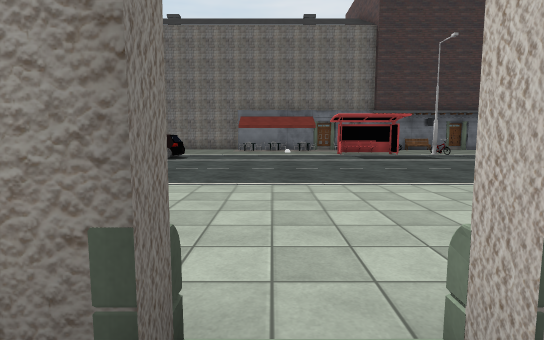
view 1 (above)

24 first-person views from a walk through a Unity game level. The camera is 1.4 m above the floor, tilts 6° down and sees 80° across. The floor is counted in squares, 2 m on a side. Each view is taken from the middle of a square. On the plan, view 1 faces up. The plan holds only what a view shows up to about 10 squares ahead; the rest is blank. The place goes on beyond the plan. The player is left out. Door leaves are left out, so doorways stand open. Some surface patterns are stand-ins.

view 2
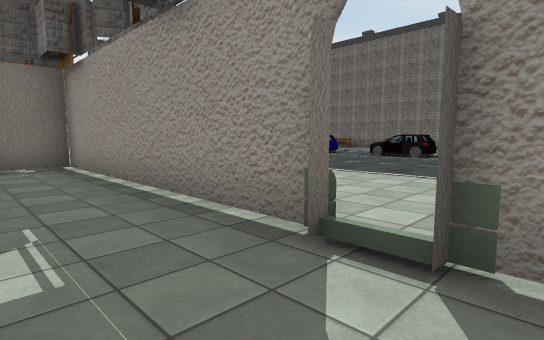

view 3
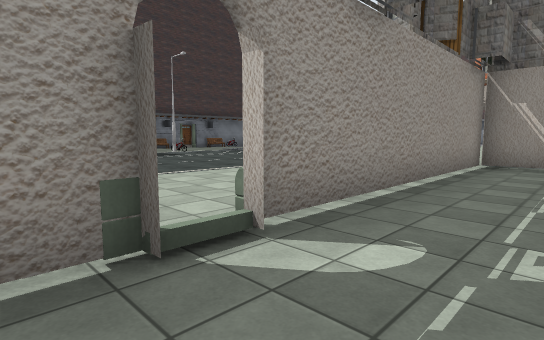

view 4
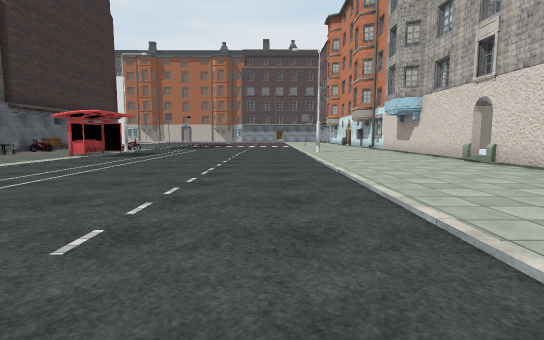

view 5
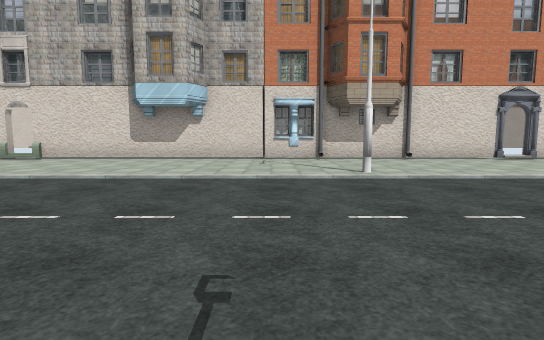

view 6
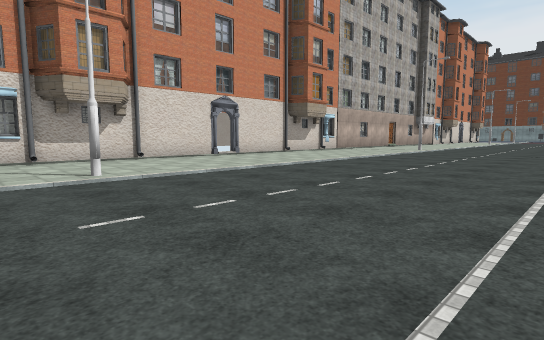

view 7
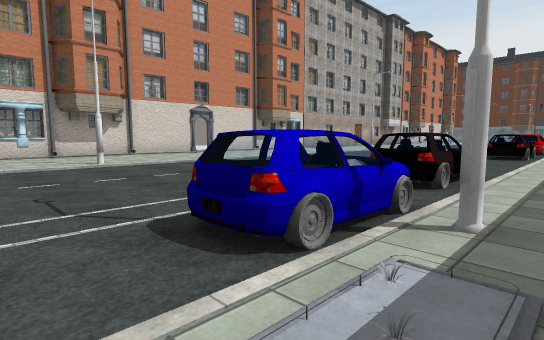

view 8
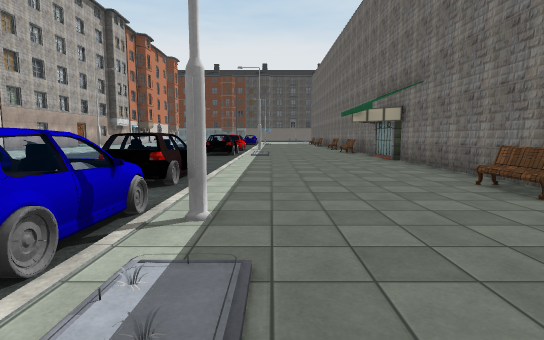

view 9
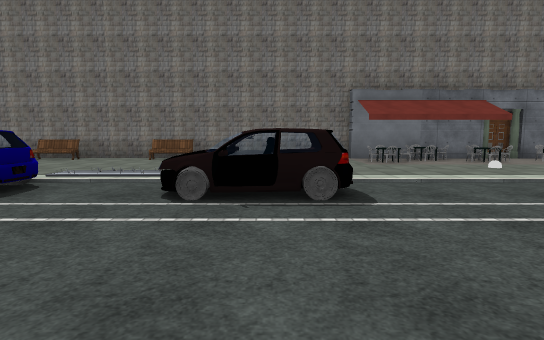

view 10
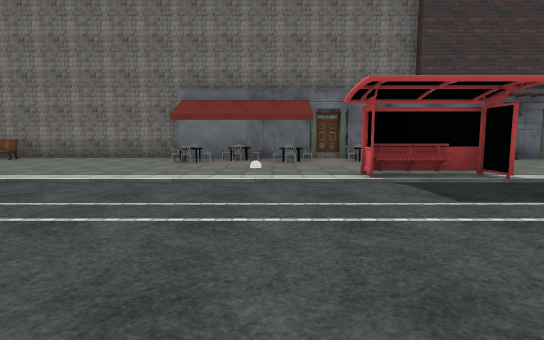

view 11
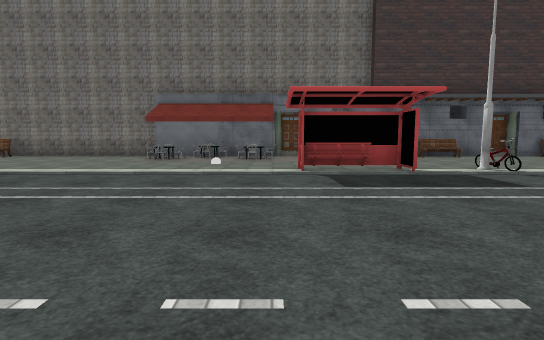

view 12
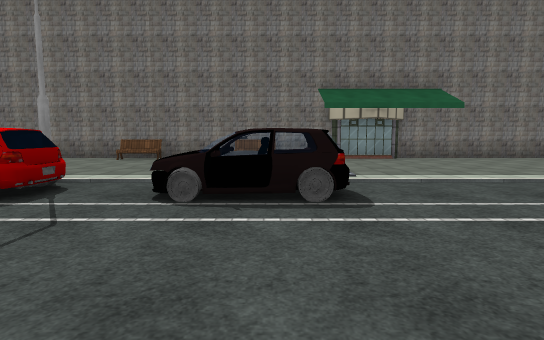

view 13
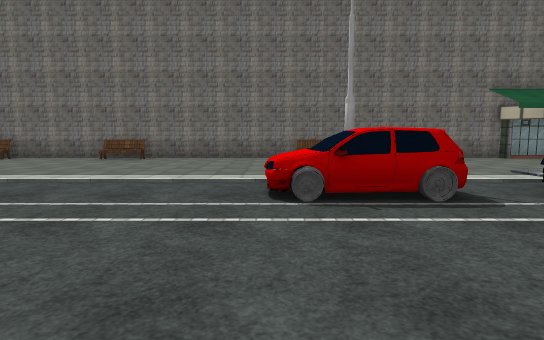

view 14
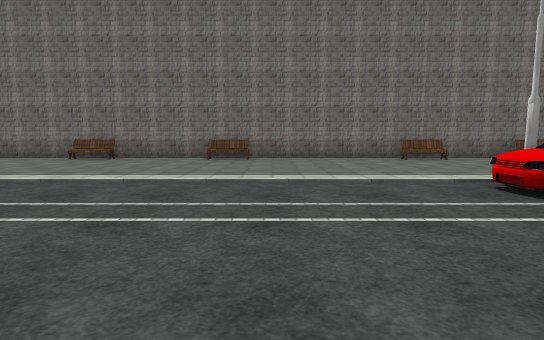

view 15
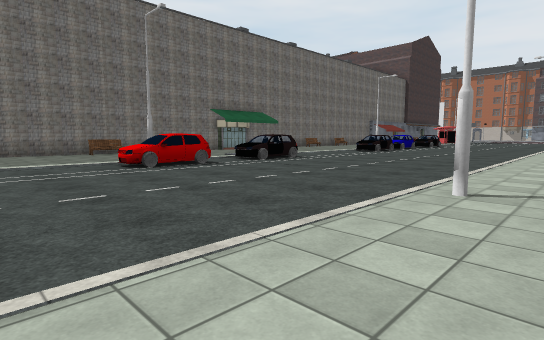

view 16
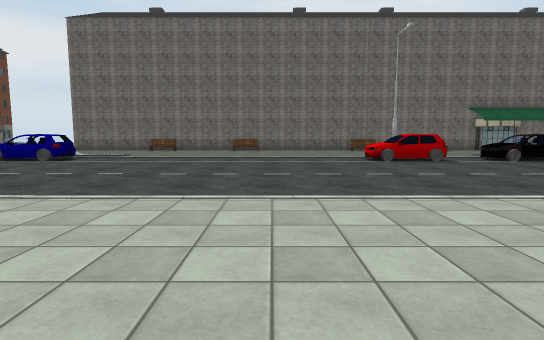

view 17
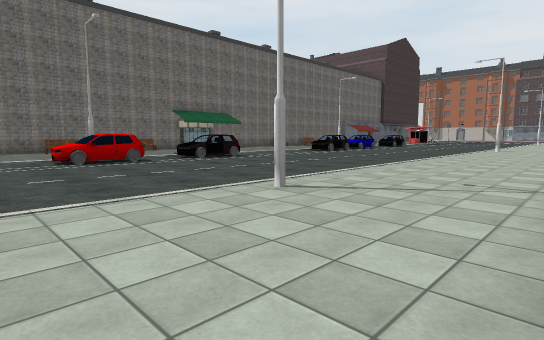

view 18
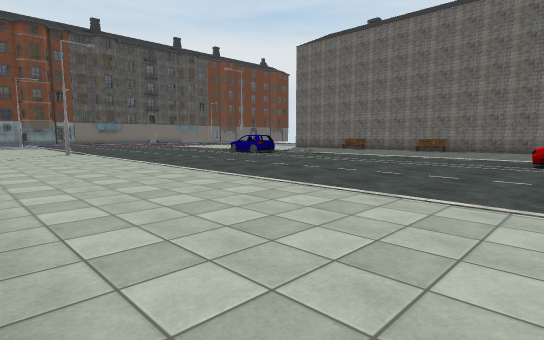

view 19
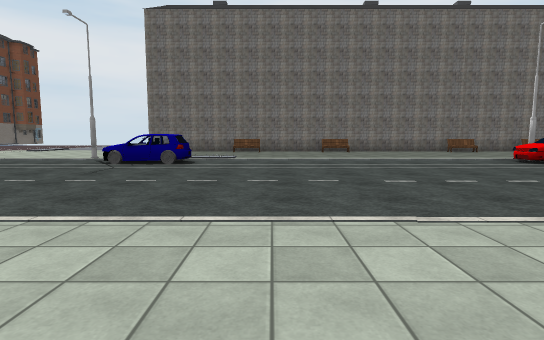

view 20
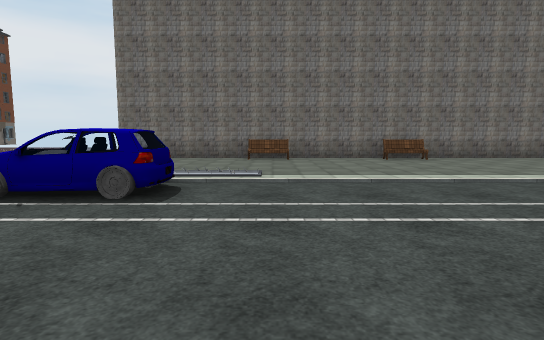

view 21
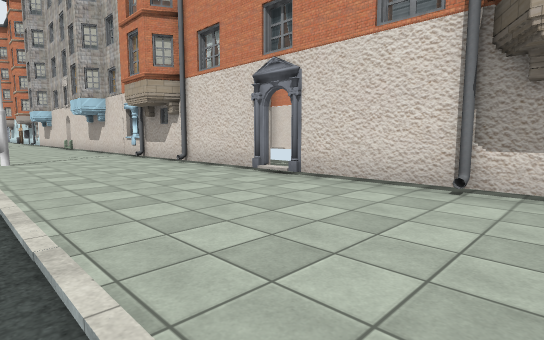

view 22
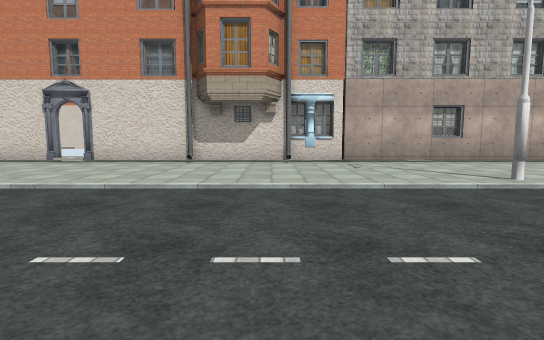

view 23
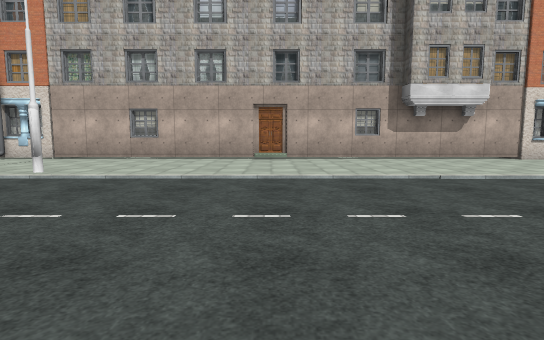

view 24
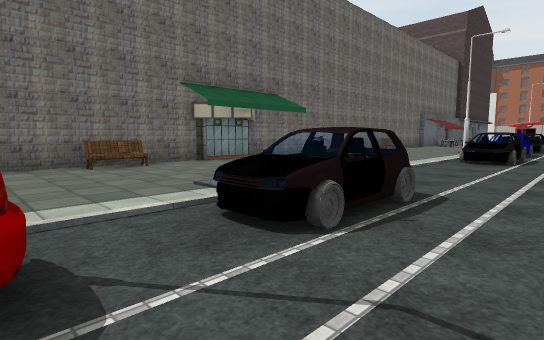

### Floor plan
Points are (right, up) in squares from view 1. A wall is a line through its corners. A room is listed if a view was taken in it or the views show most of it. See-through windows are left out.
Room 1 (views 1, 2, 3)
walls: (7.2, -0.4) (7.2, 0.8) (-6.7, 0.8) (-6.7, -0.4)
ways out: open door at (0, 1) to room 2
Room 2 (views 4, 5, 6, 7, 8, 9, 10, 11, 12, 13, 14, 15, 16, 17, 18, 19, 20, 21, 22, 23, 24)
walls: (-15.2, 16.8) (-15.5, 16.4); (-13.6, 0.8) (-0.1, 0.8); (-17, 16.4) (-17.2, 16.7) (-34.5, 16.7); (-8.2, 0.4) (-7.7, 0.4); (-19.9, 0.4) (-19.4, 0.4) (-19.4, 1.1); (-20.6, 0.4) (-20.1, 0.4); (-1.6, 16.7) (-17, 16.7); (-23.9, 0.4) (-23, 0.4); (0.4, 0.8) (2.1, 0.8); (2.1, 16.4) (-1.7, 16.4); (4, 12.2) (2.6, 12.2) (2.6, 12.5); (3.1, 16.7) (2.3, 16.7); (4.6, 12.5) (2.6, 12.5); (3.9, 16.4) (3.1, 16.4); (-30.1, 0.4) (-29.5, 0.4); (8.5, 16.4) (8, 16.4); (-34.5, 0.8) (-14.2, 0.8)
ways out: open door at (0, 1) to room 1; open door at (-29.5, 17); open door at (-15.5, 17); open door at (-14, 1); open door at (-1.5, 17)
objects: other object (-34, 11); other object (-32, 16); other object (-28, 16); other object (-24, 11) to (-22, 11); other object (-23, 16) to (-22, 16); other object (-20, 11) to (-18, 11); other object (-20, 16) to (-19, 16); other object (-13, 11) to (-11, 11); other object (-10, 16); other object (-9, 11) to (-8, 11); other object (-7, 16); other object (-5, 11) to (-3, 11); other object (-2, 15); other object (-1, 15); other object (-1, 16); other object (0, 15); other object (0, 16); other object (1, 15); other object (1, 16); other object (2, 14); other object (2, 15); other object (3, 15); other object (3, 16); other object (6, 12); other object (7, 16)

Positions as (right, up) in squares from view 1, and headings:
1: (0, 0), facing up
2: (1, -1), facing up-left
3: (-1, -1), facing up-right
4: (-8, 6), facing right
5: (-7, 10), facing down
6: (-7, 10), facing down-left
7: (-6, 13), facing down-left
8: (-6, 13), facing left
9: (-4, 7), facing up
10: (1, 7), facing up
11: (2, 6), facing up
12: (-19, 7), facing up
13: (-24, 7), facing up
14: (-27, 7), facing up
15: (-27, 3), facing up-right
16: (-27, 1), facing up
17: (-26, 1), facing up-right
18: (-23, 1), facing up-left
19: (-31, 2), facing up
20: (-32, 7), facing up
21: (-18, 5), facing down-right
22: (-19, 9), facing down
23: (-27, 10), facing down
24: (-22, 9), facing up-right
